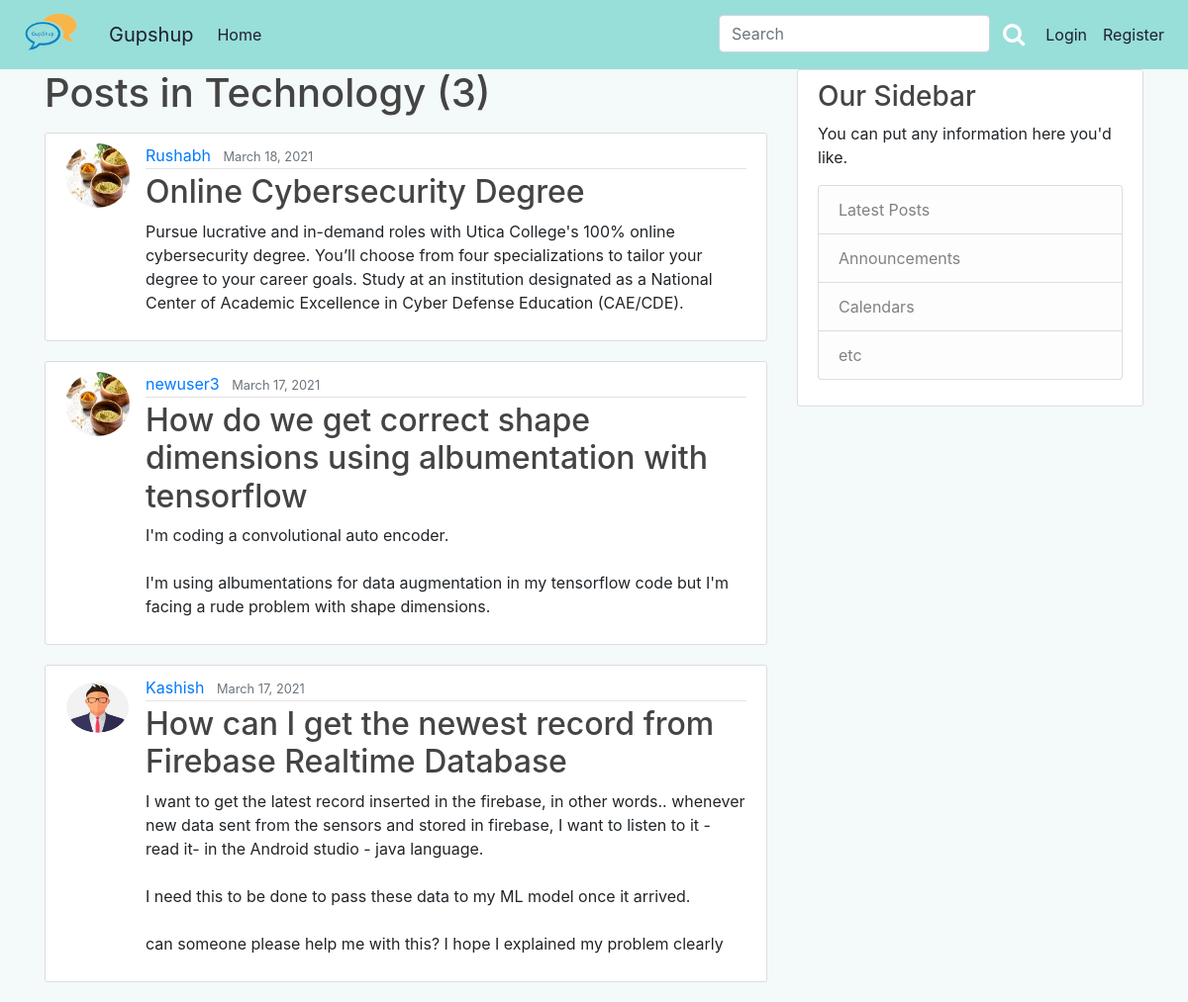
/post/Technology, run on an earlier commit of the app's database.
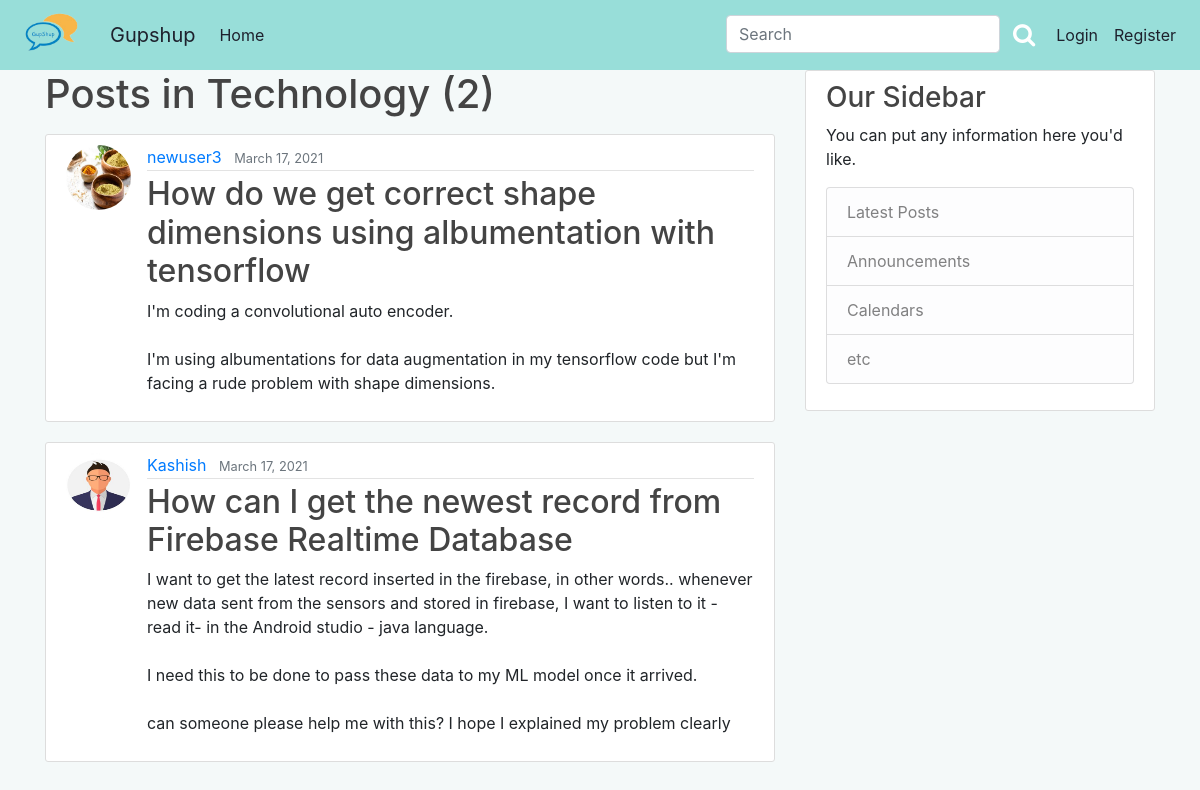
And on a later commit of the database.
### blog/models.py (models this page shows, shortened)
class Post(models.Model):
    title = models.CharField(max_length=100)
    content = models.TextField()
    date_posted = models.DateTimeField(default=timezone.now)
    author = models.ForeignKey(User, on_delete=models.CASCADE)
    category = models.CharField(
        max_length=20,
        choices=Category_choices,
        default='Miscellenous'
    )
    upvote = models.ManyToManyField(User, related_name='upvote')
    downvote = models.ManyToManyField(User, related_name='downvote')
    bookmark = models.ManyToManyField(User, related_name='bookmark')

### users/models.py (models this page shows, shortened)
class Profile(models.Model):
	user = models.OneToOneField(User, on_delete=models.CASCADE)
	image = models.ImageField(default='default.jpg',upload_to='profile_pics')

### blog/views.py (the view)
# urls.py: path('post/<str:category>', CategoryPostListView.as_view(), name='category'),
class CategoryPostListView(ListView):
    model = Post
    template_name = 'blog/category.html'
    context_object_name = 'posts'
    paginate_by = 5
    def get_queryset(self):
        category = self.kwargs.get('category')
        return Post.objects.filter(category=category).order_by('-date_posted')

### blog/templates/blog/category.html (shortened to what this page needs)
{% extends "blog/base.html" %}
{% block content %}
<h1 class="mb-3">Posts in {{ view.kwargs.category }} ({{ page_obj.paginator.count }})</h1>
{% for post in posts%}
<article class="media content-section">
	<img class="rounded-circle article-img " src={{post.author.profile.image.url}}>
	<div class="media-body">
		<div class="article-metadata">
			<a class="mr-2" href="{% url 'user-posts' post.author.username %}">{{ post.author }}</a>
			<small class="text-muted">{{ post.date_posted|date:"F d, Y" }}</small>
		</div>
		<h2><a class="article-title" href="{% url 'post-detail' post.id %}">{{ post.title }}</a></h2>
		<p class="article-content">{{ post.content| safe }}</p>
	</div>
</article>
{%endfor%}
	{% endblock content %}

What changed in the data, as far as the page shows it:
removed Post: author.profile.image (placeholder picture), author "Rushabh", date_posted "March 18, 2021", title "Online Cybersecurity Degree", content "Pursue lucrative and in-demand roles with Utica College's 100% online cybersecurity degree. You’ll choose from four specializations to tailor your degree to your career goals. Study at an institution designated as a National Center of Academic Excellence in Cyber Defense Education (CAE/CDE)."
Also different on the page:
{{ page_obj.paginator.count }}: "3" → "2"
